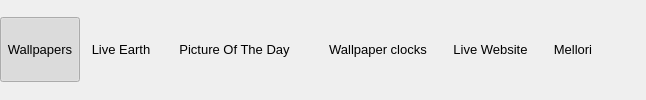
     <widget class="QWidget" name="widget_toolbar" native="true">
      <property name="styleSheet">
       <string notr="true"/>
      </property>
      <layout class="QHBoxLayout" name="horizontalLayout_9">
       <property name="spacing">
        <number>0</number>
       </property>
       <property name="leftMargin">
        <number>0</number>
       </property>
       <property name="topMargin">
        <number>0</number>
       </property>
       <property name="rightMargin">
        <number>0</number>
       </property>
       <property name="bottomMargin">
        <number>0</number>
       </property>
       <item>
        <widget class="QPushButton" name="page_0_wallpapers">
         <property name="minimumSize">
          <size>
           <width>0</width>
           <height>65</height>
          </size>
         </property>
         <property name="font">
          <font>
           <family>Ubuntu</family>
           <pointsize>10</pointsize>
           <italic>false</italic>
           <bold>false</bold>
           <underline>false</underline>
          </font>
         </property>
         <property name="focusPolicy">
          <enum>Qt::NoFocus</enum>
         </property>
         <property name="text">
          <string>Wallpapers</string>
         </property>
         <property name="icon">
          <iconset resource="../resources.qrc">
           <normaloff>:/images/wallch.png</normaloff>:/images/wallch.png</iconset>
         </property>
         <property name="iconSize">
          <size>
           <width>20</width>
           <height>20</height>
          </size>
         </property>
         <property name="checkable">
          <bool>true</bool>
         </property>
         <property name="checked">
          <bool>true</bool>
         </property>
         <property name="default">
          <bool>false</bool>
         </property>
         <property name="flat">
          <bool>true</bool>
         </property>
         <attribute name="buttonGroup">
          <string notr="true">buttonGroup</string>
         </attribute>
        </widget>
       </item>
       <item>
        <widget class="QLabel" name="sep1">
         <property name="minimumSize">
          <size>
           <width>1</width>
           <height>1</height>
          </size>
         </property>
         <property name="maximumSize">
          <size>
           <width>1</width>
           <height>16777215</height>
          </size>
         </property>
         <property name="text">
          <string/>
         </property>
         <property name="pixmap">
          <pixmap resource="../resources.qrc">:/themes/ambiance_separator.png</pixmap>
         </property>
        </widget>
       </item>
       <item>
        <widget class="QPushButton" name="page_1_earth">
         <property name="minimumSize">
          <size>
           <width>0</width>
           <height>65</height>
          </size>
         </property>
         <property name="font">
          <font>
           <family>Ubuntu</family>
           <pointsize>10</pointsize>
           <italic>false</italic>
           <bold>false</bold>
          </font>
         </property>
         <property name="focusPolicy">
          <enum>Qt::NoFocus</enum>
         </property>
         <property name="text">
          <string>Live Earth</string>
         </property>
         <property name="icon">
          <iconset resource="../resources.qrc">
           <normaloff>:/images/page_1_earth.png</normaloff>:/images/page_1_earth.png</iconset>
         </property>
         <property name="iconSize">
          <size>
           <width>20</width>
           <height>20</height>
          </size>
         </property>
         <property name="checkable">
          <bool>true</bool>
         </property>
         <property name="flat">
          <bool>true</bool>
         </property>
         <attribute name="buttonGroup">
          <string notr="true">buttonGroup</string>
         </attribute>
        </widget>
       </item>
       <item>
        <widget class="QLabel" name="sep2">
         <property name="minimumSize">
          <size>
           <width>1</width>
           <height>0</height>
          </size>
         </property>
         <property name="maximumSize">
          <size>
           <width>1</width>
           <height>16777215</height>
          </size>
         </property>
         <property name="text">
          <string/>
         </property>
         <property name="pixmap">
          <pixmap resource="../resources.qrc">:/themes/ambiance_separator.png</pixmap>
         </property>
        </widget>
       </item>
       <item>
        <widget class="QPushButton" name="page_2_potd">
         <property name="minimumSize">
          <size>
           <width>145</width>
           <height>65</height>
          </size>
         </property>
         <property name="font">
          <font>
           <family>Ubuntu</family>
           <pointsize>10</pointsize>
           <italic>false</italic>
           <bold>false</bold>
          </font>
         </property>
         <property name="focusPolicy">
          <enum>Qt::NoFocus</enum>
         </property>
         <property name="text">
          <string>Picture Of The Day</string>
         </property>
         <property name="icon">
          <iconset resource="../resources.qrc">
           <normaloff>:/images/page_2_potd.png</normaloff>:/images/page_2_potd.png</iconset>
         </property>
         <property name="iconSize">
          <size>
           <width>20</width>
           <height>20</height>
          </size>
         </property>
         <property name="checkable">
          <bool>true</bool>
         </property>
         <property name="flat">
          <bool>true</bool>
         </property>
         <attribute name="buttonGroup">
          <string notr="true">buttonGroup</string>
         </attribute>
        </widget>
       </item>
       <item>
        <widget class="QLabel" name="sep3">
         <property name="minimumSize">
          <size>
           <width>1</width>
           <height>0</height>
          </size>
         </property>
         <property name="maximumSize">
          <size>
           <width>1</width>
           <height>16777215</height>
          </size>
         </property>
         <property name="text">
          <string/>
         </property>
         <property name="pixmap">
          <pixmap resource="../resources.qrc">:/themes/ambiance_separator.png</pixmap>
         </property>
        </widget>
       </item>
       <item>
        <widget class="QPushButton" name="page_3_clock">
         <property name="sizePolicy">
          <sizepolicy hsizetype="Minimum" vsizetype="Fixed">
           <horstretch>0</horstretch>
           <verstretch>0</verstretch>
          </sizepolicy>
         </property>
         <property name="minimumSize">
          <size>
           <width>140</width>
           <height>65</height>
          </size>
         </property>
         <property name="font">
          <font>
           <family>Ubuntu</family>
           <pointsize>10</pointsize>
           <italic>false</italic>
           <bold>false</bold>
          </font>
         </property>
         <property name="focusPolicy">
          <enum>Qt::NoFocus</enum>
         </property>
         <property name="text">
          <string>Wallpaper clocks</string>
         </property>
         <property name="icon">
          <iconset resource="../resources.qrc">
           <normaloff>:/images/page_3_clock.png</normaloff>:/images/page_3_clock.png</iconset>
         </property>
         <property name="iconSize">
          <size>
           <width>20</width>
           <height>20</height>
          </size>
         </property>
         <property name="checkable">
          <bool>true</bool>
         </property>
         <property name="flat">
          <bool>true</bool>
         </property>
         <attribute name="buttonGroup">
          <string notr="true">buttonGroup</string>
         </attribute>
        </widget>
       </item>
       <item>
        <widget class="QLabel" name="sep4">
         <property name="minimumSize">
          <size>
           <width>1</width>
           <height>0</height>
          </size>
         </property>
         <property name="maximumSize">
          <size>
           <width>1</width>
           <height>16777215</height>
          </size>
         </property>
         <property name="text">
          <string/>
         </property>
         <property name="pixmap">
          <pixmap resource="../resources.qrc">:/themes/ambiance_separator.png</pixmap>
         </property>
        </widget>
       </item>
       <item>
        <widget class="QPushButton" name="page_4_web">
         <property name="minimumSize">
          <size>
           <width>0</width>
           <height>65</height>
          </size>
         </property>
         <property name="font">
          <font>
           <family>Ubuntu</family>
           <pointsize>10</pointsize>
           <italic>false</italic>
           <bold>false</bold>
          </font>
         </property>
         <property name="focusPolicy">
          <enum>Qt::NoFocus</enum>
         </property>
         <property name="text">
          <string>Live Website</string>
         </property>
         <property name="icon">
          <iconset resource="../resources.qrc">
           <normaloff>:/images/page_4_website.png</normaloff>:/images/page_4_website.png</iconset>
         </property>
         <property name="iconSize">
          <size>
           <width>24</width>
           <height>24</height>
          </size>
         </property>
         <property name="checkable">
          <bool>true</bool>
         </property>
         <property name="flat">
          <bool>true</bool>
         </property>
         <attribute name="buttonGroup">
          <string notr="true">buttonGroup</string>
         </attribute>
        </widget>
       </item>
       <item>
        <widget class="QLabel" name="sep5">
         <property name="minimumSize">
          <size>
           <width>1</width>
           <height>0</height>
          </size>
         </property>
         <property name="maximumSize">
          <size>
           <width>1</width>
           <height>16777215</height>
          </size>
         </property>
         <property name="text">
          <string/>
         </property>
         <property name="pixmap">
          <pixmap resource="../resources.qrc">:/themes/ambiance_separator.png</pixmap>
         </property>
        </widget>
       </item>
       <item>
        <widget class="QPushButton" name="page_5_other">
         <property name="minimumSize">
          <size>
           <width>0</width>
           <height>65</height>
          </size>
         </property>
         <property name="font">
          <font>
           <pointsize>10</pointsize>
          </font>
         </property>
         <property name="focusPolicy">
          <enum>Qt::NoFocus</enum>
         </property>
         <property name="text">
          <string notr="true">Mellori</string>
         </property>
         <property name="icon">
          <iconset resource="../resources.qrc">
           <normaloff>:/images/mellori-logo.png</normaloff>:/images/mellori-logo.png</iconset>
         </property>
         <property name="iconSize">
          <size>
           <width>20</width>
           <height>20</height>
          </size>
         </property>
         <property name="checkable">
          <bool>true</bool>
         </property>
         <property name="flat">
          <bool>true</bool>
         </property>
         <attribute name="buttonGroup">
          <string notr="true">buttonGroup</string>
         </attribute>
        </widget>
       </item>
       <item>
        <widget class="QLabel" name="sep6">
         <property name="minimumSize">
          <size>
           <width>1</width>
           <height>0</height>
          </size>
         </property>
         <property name="maximumSize">
          <size>
           <width>1</width>
           <height>16777215</height>
          </size>
         </property>
         <property name="text">
          <string/>
         </property>
         <property name="pixmap">
          <pixmap resource="../resources.qrc">:/themes/ambiance_separator.png</pixmap>
         </property>
        </widget>
       </item>
       <item>
        <widget class="QPushButton" name="menubarMenu">
         <property name="minimumSize">
          <size>
           <width>0</width>
           <height>65</height>
          </size>
         </property>
         <property name="maximumSize">
          <size>
           <width>32</width>
           <height>16777215</height>
          </size>
         </property>
         <property name="mouseTracking">
          <bool>false</bool>
         </property>
         <property name="focusPolicy">
          <enum>Qt::NoFocus</enum>
         </property>
         <property name="text">
          <string/>
         </property>
         <property name="icon">
          <iconset resource="../resources.qrc">
           <normaloff>:/images/menu.png</normaloff>:/images/menu.png</iconset>
         </property>
         <property name="flat">
          <bool>true</bool>
         </property>
        </widget>
       </item>
      </layout>
     </widget>
